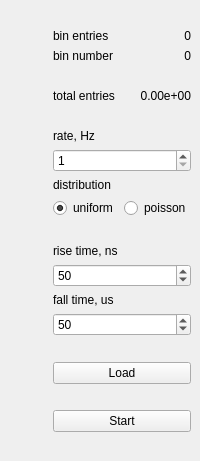
<?xml version="1.0" encoding="UTF-8"?>
<ui version="4.0">
 <class>GenDisplay</class>
 <widget class="QWidget" name="GenDisplay">
  <layout class="QHBoxLayout" name="horizontalLayout" stretch="1,0">
   <property name="spacing">
    <number>0</number>
   </property>
   <property name="leftMargin">
    <number>0</number>
   </property>
   <property name="topMargin">
    <number>0</number>
   </property>
   <property name="rightMargin">
    <number>0</number>
   </property>
   <property name="bottomMargin">
    <number>0</number>
   </property>
   <item>
    <widget class="QWidget" name="plotWidget" native="true">
     <layout class="QVBoxLayout" name="plotLayout">
      <property name="spacing">
       <number>0</number>
      </property>
      <property name="leftMargin">
       <number>0</number>
      </property>
      <property name="topMargin">
       <number>0</number>
      </property>
      <property name="rightMargin">
       <number>0</number>
      </property>
      <property name="bottomMargin">
       <number>0</number>
      </property>
     </layout>
    </widget>
   </item>
   <item>
    <widget class="QWidget" name="controlWidget" native="true">
     <layout class="QVBoxLayout" name="controlLayout">
      <item>
       <spacer name="spacer_0">
        <property name="orientation">
         <enum>Qt::Vertical</enum>
        </property>
        <property name="sizeHint" stdset="0">
         <size>
          <width>20</width>
          <height>20</height>
         </size>
        </property>
       </spacer>
      </item>
      <item>
       <widget class="QWidget" name="cursorWidget" native="true">
        <layout class="QGridLayout" name="cursorLayout">
         <property name="leftMargin">
          <number>0</number>
         </property>
         <property name="topMargin">
          <number>0</number>
         </property>
         <property name="rightMargin">
          <number>0</number>
         </property>
         <property name="bottomMargin">
          <number>0</number>
         </property>
         <property name="horizontalSpacing">
          <number>0</number>
         </property>
         <item row="0" column="0">
          <widget class="QLabel" name="entriesLabel">
           <property name="text">
            <string>bin entries</string>
           </property>
          </widget>
         </item>
         <item row="0" column="1">
          <widget class="QLabel" name="entriesValue">
           <property name="text">
            <string>0</string>
           </property>
           <property name="alignment">
            <set>Qt::AlignRight|Qt::AlignTrailing|Qt::AlignVCenter</set>
           </property>
          </widget>
         </item>
         <item row="1" column="0">
          <widget class="QLabel" name="numberLabel">
           <property name="text">
            <string>bin number</string>
           </property>
          </widget>
         </item>
         <item row="1" column="1">
          <widget class="QLabel" name="numberValue">
           <property name="text">
            <string>0</string>
           </property>
           <property name="alignment">
            <set>Qt::AlignRight|Qt::AlignTrailing|Qt::AlignVCenter</set>
           </property>
          </widget>
         </item>
        </layout>
       </widget>
      </item>
      <item>
       <spacer name="spacer_1">
        <property name="orientation">
         <enum>Qt::Vertical</enum>
        </property>
        <property name="sizeHint" stdset="0">
         <size>
          <width>20</width>
          <height>20</height>
         </size>
        </property>
       </spacer>
      </item>
      <item>
       <widget class="QWidget" name="totalWidget" native="true">
        <layout class="QGridLayout" name="totalLayout">
         <property name="leftMargin">
          <number>0</number>
         </property>
         <property name="topMargin">
          <number>0</number>
         </property>
         <property name="rightMargin">
          <number>0</number>
         </property>
         <property name="bottomMargin">
          <number>0</number>
         </property>
         <property name="horizontalSpacing">
          <number>0</number>
         </property>
         <item row="0" column="0">
          <widget class="QLabel" name="totalLabel">
           <property name="text">
            <string>total entries</string>
           </property>
          </widget>
         </item>
         <item row="0" column="1">
          <widget class="QLabel" name="totalValue">
           <property name="text">
            <string>0.00e+00</string>
           </property>
           <property name="alignment">
            <set>Qt::AlignRight|Qt::AlignTrailing|Qt::AlignVCenter</set>
           </property>
          </widget>
         </item>
        </layout>
       </widget>
      </item>
      <item>
       <spacer name="spacer_2">
        <property name="orientation">
         <enum>Qt::Vertical</enum>
        </property>
        <property name="sizeHint" stdset="0">
         <size>
          <width>20</width>
          <height>20</height>
         </size>
        </property>
       </spacer>
      </item>
      <item>
       <widget class="QLabel" name="ratelLabel">
        <property name="text">
         <string>rate, Hz</string>
        </property>
       </widget>
      </item>
      <item>
       <widget class="QSpinBox" name="rateValue">
        <property name="minimum">
         <number>1</number>
        </property>
        <property name="maximum">
         <number>10000</number>
        </property>
        <property name="singleStep">
         <number>100</number>
        </property>
       </widget>
      </item>
      <item>
       <widget class="QLabel" name="distLabel">
        <property name="text">
         <string>distribution</string>
        </property>
       </widget>
      </item>
      <item>
       <widget class="QWidget" name="distWidget" native="true">
        <layout class="QHBoxLayout" name="distLayout">
         <property name="leftMargin">
          <number>0</number>
         </property>
         <property name="topMargin">
          <number>0</number>
         </property>
         <property name="rightMargin">
          <number>0</number>
         </property>
         <property name="bottomMargin">
          <number>0</number>
         </property>
         <item>
          <widget class="QRadioButton" name="uniformButton">
           <property name="text">
            <string>uniform</string>
           </property>
           <property name="checked">
            <bool>true</bool>
           </property>
          </widget>
         </item>
         <item>
          <widget class="QRadioButton" name="poissonButton">
           <property name="text">
            <string>poisson</string>
           </property>
           <property name="checked">
            <bool>false</bool>
           </property>
          </widget>
         </item>
        </layout>
       </widget>
      </item>
      <item>
       <spacer name="spacer_3">
        <property name="orientation">
         <enum>Qt::Vertical</enum>
        </property>
        <property name="sizeHint" stdset="0">
         <size>
          <width>20</width>
          <height>20</height>
         </size>
        </property>
       </spacer>
      </item>
      <item>
       <widget class="QLabel" name="riseLabel">
        <property name="text">
         <string>rise time, ns</string>
        </property>
       </widget>
      </item>
      <item>
       <widget class="QSpinBox" name="riseValue">
        <property name="maximum">
         <number>100</number>
        </property>
        <property name="singleStep">
         <number>10</number>
        </property>
        <property name="value">
         <number>50</number>
        </property>
       </widget>
      </item>
      <item>
       <widget class="QLabel" name="fallLabel">
        <property name="text">
         <string>fall time, us</string>
        </property>
       </widget>
      </item>
      <item>
       <widget class="QSpinBox" name="fallValue">
        <property name="maximum">
         <number>100</number>
        </property>
        <property name="singleStep">
         <number>10</number>
        </property>
        <property name="value">
         <number>50</number>
        </property>
       </widget>
      </item>
      <item>
       <spacer name="spacer_4">
        <property name="orientation">
         <enum>Qt::Vertical</enum>
        </property>
        <property name="sizeHint" stdset="0">
         <size>
          <width>20</width>
          <height>20</height>
         </size>
        </property>
       </spacer>
      </item>
      <item>
       <widget class="QPushButton" name="loadButton">
        <property name="text">
         <string>Load</string>
        </property>
       </widget>
      </item>
      <item>
       <spacer name="spacer_5">
        <property name="orientation">
         <enum>Qt::Vertical</enum>
        </property>
        <property name="sizeHint" stdset="0">
         <size>
          <width>20</width>
          <height>20</height>
         </size>
        </property>
       </spacer>
      </item>
      <item>
       <widget class="QPushButton" name="startButton">
        <property name="text">
         <string>Start</string>
        </property>
       </widget>
      </item>
      <item>
       <spacer name="spacer_6">
        <property name="orientation">
         <enum>Qt::Vertical</enum>
        </property>
        <property name="sizeHint" stdset="0">
         <size>
          <width>20</width>
          <height>20</height>
         </size>
        </property>
       </spacer>
      </item>
     </layout>
    </widget>
   </item>
  </layout>
 </widget>
 <resources/>
 <connections/>
</ui>
